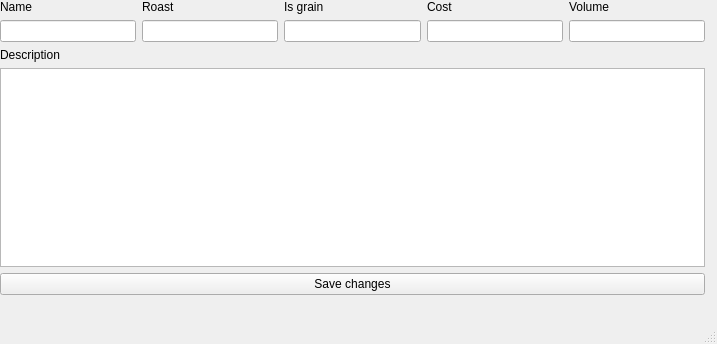
<?xml version="1.0" encoding="UTF-8"?>
<ui version="4.0">
 <class>MainWindow</class>
 <widget class="QMainWindow" name="MainWindow">
  <property name="geometry">
   <rect>
    <x>0</x>
    <y>0</y>
    <width>717</width>
    <height>344</height>
   </rect>
  </property>
  <property name="sizePolicy">
   <sizepolicy hsizetype="Fixed" vsizetype="Fixed">
    <horstretch>0</horstretch>
    <verstretch>0</verstretch>
   </sizepolicy>
  </property>
  <property name="windowTitle">
   <string>MainWindow</string>
  </property>
  <widget class="QWidget" name="centralwidget">
   <widget class="QWidget" name="">
    <property name="geometry">
     <rect>
      <x>0</x>
      <y>0</y>
      <width>705</width>
      <height>295</height>
     </rect>
    </property>
    <layout class="QVBoxLayout" name="verticalLayout_8">
     <item>
      <layout class="QVBoxLayout" name="verticalLayout_7">
       <item>
        <layout class="QHBoxLayout" name="horizontalLayout">
         <item>
          <layout class="QVBoxLayout" name="verticalLayout">
           <item>
            <widget class="QLabel" name="label">
             <property name="text">
              <string>Name</string>
             </property>
            </widget>
           </item>
           <item>
            <widget class="QLineEdit" name="lineEdit_1">
             <property name="readOnly">
              <bool>false</bool>
             </property>
            </widget>
           </item>
          </layout>
         </item>
         <item>
          <layout class="QVBoxLayout" name="verticalLayout_2">
           <item>
            <widget class="QLabel" name="label_2">
             <property name="text">
              <string>Roast</string>
             </property>
            </widget>
           </item>
           <item>
            <widget class="QLineEdit" name="lineEdit_2"/>
           </item>
          </layout>
         </item>
         <item>
          <layout class="QVBoxLayout" name="verticalLayout_3">
           <item>
            <widget class="QLabel" name="label_3">
             <property name="text">
              <string>Is grain</string>
             </property>
            </widget>
           </item>
           <item>
            <widget class="QLineEdit" name="lineEdit_3"/>
           </item>
          </layout>
         </item>
         <item>
          <layout class="QVBoxLayout" name="verticalLayout_5">
           <item>
            <widget class="QLabel" name="label_5">
             <property name="text">
              <string>Cost</string>
             </property>
            </widget>
           </item>
           <item>
            <widget class="QLineEdit" name="lineEdit_4"/>
           </item>
          </layout>
         </item>
         <item>
          <layout class="QVBoxLayout" name="verticalLayout_6">
           <item>
            <widget class="QLabel" name="label_6">
             <property name="text">
              <string>Volume</string>
             </property>
            </widget>
           </item>
           <item>
            <widget class="QLineEdit" name="lineEdit_5"/>
           </item>
          </layout>
         </item>
        </layout>
       </item>
       <item>
        <layout class="QVBoxLayout" name="verticalLayout_4">
         <item>
          <widget class="QLabel" name="label_4">
           <property name="text">
            <string>Description</string>
           </property>
          </widget>
         </item>
         <item>
          <widget class="QPlainTextEdit" name="plainTextEdit"/>
         </item>
        </layout>
       </item>
      </layout>
     </item>
     <item>
      <widget class="QPushButton" name="saveButton">
       <property name="text">
        <string>Save changes</string>
       </property>
      </widget>
     </item>
    </layout>
   </widget>
  </widget>
  <widget class="QMenuBar" name="menubar">
   <property name="geometry">
    <rect>
     <x>0</x>
     <y>0</y>
     <width>717</width>
     <height>21</height>
    </rect>
   </property>
  </widget>
  <widget class="QStatusBar" name="statusbar"/>
 </widget>
 <resources/>
 <connections/>
</ui>
